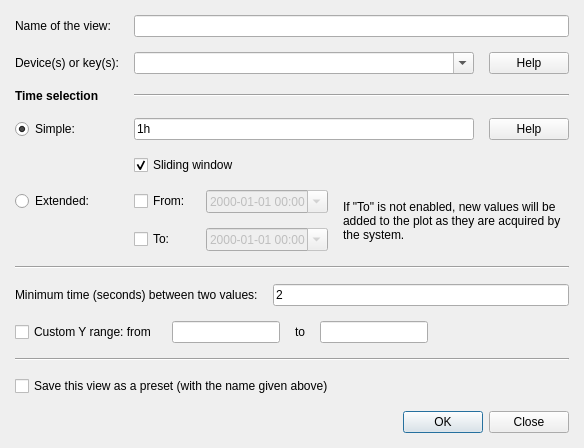
<?xml version="1.0" encoding="UTF-8"?>
<ui version="4.0">
 <class>LogViewerUI</class>
 <widget class="QDialog" name="LogViewerUI">
  <property name="geometry">
   <rect>
    <x>0</x>
    <y>0</y>
    <width>584</width>
    <height>349</height>
   </rect>
  </property>
  <property name="windowTitle">
   <string>New history view</string>
  </property>
  <layout class="QVBoxLayout" name="verticalLayout">
   <item>
    <layout class="QGridLayout" name="gridLayout">
     <item row="0" column="1" colspan="4">
      <widget class="QLineEdit" name="namebox"/>
     </item>
     <item row="4" column="1" colspan="3">
      <widget class="QLineEdit" name="simpleTimeSpec">
       <property name="text">
        <string>1h</string>
       </property>
      </widget>
     </item>
     <item row="0" column="0">
      <widget class="QLabel" name="label_2">
       <property name="text">
        <string>Name of the view:</string>
       </property>
      </widget>
     </item>
     <item row="5" column="1" colspan="2">
      <widget class="QCheckBox" name="slidingWindow">
       <property name="text">
        <string>Sliding window</string>
       </property>
       <property name="checked">
        <bool>true</bool>
       </property>
      </widget>
     </item>
     <item row="4" column="0">
      <widget class="QRadioButton" name="simpleTime">
       <property name="text">
        <string>Simple:</string>
       </property>
       <property name="checked">
        <bool>true</bool>
       </property>
      </widget>
     </item>
     <item row="3" column="0">
      <widget class="QLabel" name="label_6">
       <property name="font">
        <font>
         <weight>75</weight>
         <bold>true</bold>
        </font>
       </property>
       <property name="text">
        <string>Time selection</string>
       </property>
      </widget>
     </item>
     <item row="4" column="4">
      <widget class="QPushButton" name="simpleHelpButton">
       <property name="sizePolicy">
        <sizepolicy hsizetype="Fixed" vsizetype="Fixed">
         <horstretch>0</horstretch>
         <verstretch>0</verstretch>
        </sizepolicy>
       </property>
       <property name="text">
        <string>Help</string>
       </property>
      </widget>
     </item>
     <item row="3" column="1" colspan="4">
      <widget class="Line" name="line">
       <property name="orientation">
        <enum>Qt::Horizontal</enum>
       </property>
      </widget>
     </item>
     <item row="1" column="4">
      <widget class="QPushButton" name="helpButton">
       <property name="sizePolicy">
        <sizepolicy hsizetype="Fixed" vsizetype="Fixed">
         <horstretch>0</horstretch>
         <verstretch>0</verstretch>
        </sizepolicy>
       </property>
       <property name="text">
        <string>Help</string>
       </property>
      </widget>
     </item>
     <item row="6" column="0">
      <widget class="QRadioButton" name="extTime">
       <property name="text">
        <string>Extended:</string>
       </property>
      </widget>
     </item>
     <item row="1" column="0">
      <widget class="QLabel" name="label">
       <property name="text">
        <string>Device(s) or key(s):</string>
       </property>
      </widget>
     </item>
     <item row="6" column="1">
      <widget class="QCheckBox" name="frombox">
       <property name="text">
        <string>From:</string>
       </property>
      </widget>
     </item>
     <item row="6" column="2">
      <widget class="QDateTimeEdit" name="fromdate">
       <property name="enabled">
        <bool>false</bool>
       </property>
       <property name="displayFormat">
        <string>yyyy-MM-dd HH:mm</string>
       </property>
       <property name="calendarPopup">
        <bool>true</bool>
       </property>
      </widget>
     </item>
     <item row="7" column="1">
      <widget class="QCheckBox" name="tobox">
       <property name="text">
        <string>To:</string>
       </property>
      </widget>
     </item>
     <item row="7" column="2">
      <widget class="QDateTimeEdit" name="todate">
       <property name="enabled">
        <bool>false</bool>
       </property>
       <property name="displayFormat">
        <string>yyyy-MM-dd HH:mm</string>
       </property>
       <property name="calendarPopup">
        <bool>true</bool>
       </property>
      </widget>
     </item>
     <item row="6" column="3" rowspan="2" colspan="2">
      <widget class="QLabel" name="label_7">
       <property name="text">
        <string>If &quot;To&quot; is not enabled, new values will be added to the plot as they are acquired by the system.</string>
       </property>
       <property name="wordWrap">
        <bool>true</bool>
       </property>
      </widget>
     </item>
     <item row="1" column="1" colspan="3">
      <widget class="QComboBox" name="devices">
       <property name="editable">
        <bool>true</bool>
       </property>
      </widget>
     </item>
    </layout>
   </item>
   <item>
    <widget class="Line" name="line_2">
     <property name="orientation">
      <enum>Qt::Horizontal</enum>
     </property>
    </widget>
   </item>
   <item>
    <layout class="QHBoxLayout" name="horizontalLayout_4">
     <item>
      <widget class="QLabel" name="label_4">
       <property name="text">
        <string>Minimum time (seconds) between two values:</string>
       </property>
      </widget>
     </item>
     <item>
      <widget class="QLineEdit" name="interval">
       <property name="text">
        <string>2</string>
       </property>
      </widget>
     </item>
    </layout>
   </item>
   <item>
    <layout class="QHBoxLayout" name="horizontalLayout_2">
     <item>
      <widget class="QCheckBox" name="customY">
       <property name="text">
        <string>Custom Y range: from</string>
       </property>
      </widget>
     </item>
     <item>
      <widget class="QLineEdit" name="customYFrom"/>
     </item>
     <item>
      <widget class="QLabel" name="label_5">
       <property name="text">
        <string>to</string>
       </property>
      </widget>
     </item>
     <item>
      <widget class="QLineEdit" name="customYTo"/>
     </item>
     <item>
      <spacer name="horizontalSpacer_3">
       <property name="orientation">
        <enum>Qt::Horizontal</enum>
       </property>
       <property name="sizeHint" stdset="0">
        <size>
         <width>40</width>
         <height>20</height>
        </size>
       </property>
      </spacer>
     </item>
     <item>
      <spacer name="horizontalSpacer_2">
       <property name="orientation">
        <enum>Qt::Horizontal</enum>
       </property>
       <property name="sizeHint" stdset="0">
        <size>
         <width>40</width>
         <height>20</height>
        </size>
       </property>
      </spacer>
     </item>
    </layout>
   </item>
   <item>
    <widget class="Line" name="line_3">
     <property name="orientation">
      <enum>Qt::Horizontal</enum>
     </property>
    </widget>
   </item>
   <item>
    <layout class="QHBoxLayout" name="horizontalLayout">
     <item>
      <widget class="QCheckBox" name="savePreset">
       <property name="text">
        <string>Save this view as a preset (with the name given above)</string>
       </property>
      </widget>
     </item>
    </layout>
   </item>
   <item>
    <widget class="QDialogButtonBox" name="buttonBox">
     <property name="standardButtons">
      <set>QDialogButtonBox::Close|QDialogButtonBox::Ok</set>
     </property>
    </widget>
   </item>
  </layout>
 </widget>
 <layoutdefault spacing="15" margin="15"/>
 <tabstops>
  <tabstop>helpButton</tabstop>
  <tabstop>simpleTimeSpec</tabstop>
  <tabstop>simpleHelpButton</tabstop>
  <tabstop>simpleTime</tabstop>
  <tabstop>slidingWindow</tabstop>
  <tabstop>extTime</tabstop>
  <tabstop>customY</tabstop>
  <tabstop>customYFrom</tabstop>
  <tabstop>customYTo</tabstop>
  <tabstop>buttonBox</tabstop>
  <tabstop>namebox</tabstop>
 </tabstops>
 <resources>
  <include location="../../../../../resources/nicos-gui.qrc"/>
 </resources>
 <connections>
  <connection>
   <sender>buttonBox</sender>
   <signal>accepted()</signal>
   <receiver>LogViewerUI</receiver>
   <slot>accept()</slot>
   <hints>
    <hint type="sourcelabel">
     <x>241</x>
     <y>116</y>
    </hint>
    <hint type="destinationlabel">
     <x>241</x>
     <y>67</y>
    </hint>
   </hints>
  </connection>
  <connection>
   <sender>buttonBox</sender>
   <signal>rejected()</signal>
   <receiver>LogViewerUI</receiver>
   <slot>reject()</slot>
   <hints>
    <hint type="sourcelabel">
     <x>241</x>
     <y>116</y>
    </hint>
    <hint type="destinationlabel">
     <x>241</x>
     <y>67</y>
    </hint>
   </hints>
  </connection>
 </connections>
</ui>
